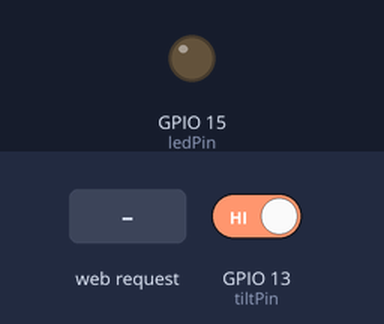
Bench run of a sketch on a simulated ESP8266 (NodeMCU). Parts: output pins drawn as LEDs (lit = HIGH). The inputs (shaded band) are chosen by the test bench; at power-on: GPIO 13 (tiltPin) HIGH. WiFi joins after 1.5 s; servers stay silent unless stated; what the sketch prints to the serial monitor is not drawn.

Above: at 2.7 s.
2.8 s: HTTP request GET /LED=ON received
At 4.0 s:
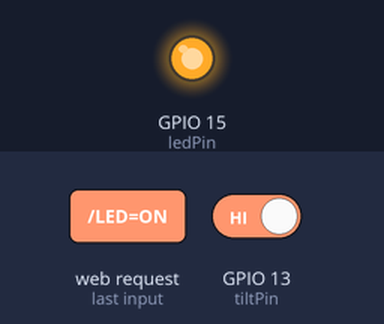
4.3 s: HTTP request GET /LED=OFF received
At 5.5 s:
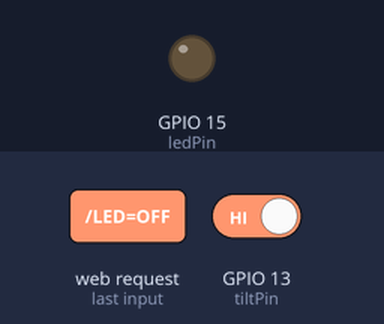
Timing chart, 0 to 7.3 s (numbered marks = the images above; inputs shaded):
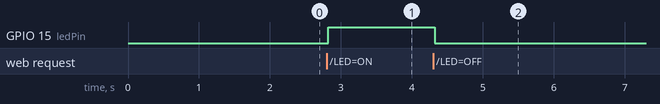

The sketch:

02-connect-wifi.ino
```cpp
#include <ESP8266WiFi.h>

const char* ssid = "SSID";
const char* password = "PASSWORD";

int ledPin = 15; // D8 -> GPIO15
int tiltPin = 13; // D7 -> GPIO13

bool is_tilt = false;
bool is_led_switch_on = false;
int tiltState = 0;

WiFiServer server(80);

void setup() {
  Serial.begin(115200);
  delay(10);

  pinMode(ledPin, OUTPUT);
  pinMode(tiltPin, INPUT);
  digitalWrite(ledPin, LOW);
  digitalWrite(tiltPin, HIGH);

  // Connect to WiFi network
  Serial.println();
  Serial.println();
  Serial.print("Connecting to ");
  Serial.println(ssid);

  WiFi.begin(ssid, password);

  while (WiFi.status() != WL_CONNECTED) {
    delay(500);
    Serial.print(".");
  }
  Serial.println("");
  Serial.println("WiFi connected");

  // Start the server
  server.begin();
  Serial.println("Server started");

  // Print the IP address
  Serial.print("Use this URL to connect: ");
  Serial.print("http://");
  Serial.print(WiFi.localIP());
  Serial.println("/");
}

void handleTiltLed() {
  if (is_tilt) {
    return digitalWrite(ledPin, LOW);
  }

  return digitalWrite(ledPin, is_led_switch_on ? HIGH : LOW);
}

void loop() {
  // HANLDE TILT
  is_tilt = !digitalRead(tiltPin);

  Serial.print("is tilted: ");
  Serial.println(is_tilt);

  //Serial.print("led switch on: ");
  //Serial.println(is_led_switch_on);

  handleTiltLed();
  delay(100);
  // END TILT

  // Check if a client has connected
  WiFiClient client = server.available();
  if (!client) {
    return;
  }

  // Wait until the client sends some data
  Serial.println("new client");
  while(!client.available()){
    delay(1);
  }

  // Read the first line of the request
  String request = client.readStringUntil('\r');
  Serial.println(request);
  client.flush();

  // Match the request

  if (request.indexOf("/LED=ON") != -1)  {
    is_led_switch_on = true;
  }
  if (request.indexOf("/LED=OFF") != -1)  {
    is_led_switch_on = false;
  }

// Set ledPin according to the request
//digitalWrite(ledPin, value);

  // Return the response
  client.println("HTTP/1.1 200 OK");
  client.println("Content-Type: text/html");
  client.println(""); //  do not forget this one
  client.println("<!DOCTYPE HTML>");
  client.println("<html>");

  client.print("Led pin is now: ");

  if(is_led_switch_on == HIGH) {
    client.print("On");
  } else {
    client.print("Off");
  }
  client.println("<br><br>");
  client.println("<a href=\"/LED=ON\"\"><button>Turn On </button></a>");
  client.println("<a href=\"/LED=OFF\"\"><button>Turn Off </button></a><br />");
  client.println("</html>");

  delay(1);
  Serial.println("Client disonnected");
  Serial.println("");

}
```

Measured:
- after the input at 2.8 s, GPIO 15 (ledPin): LOW → HIGH at once
- after the input at 4.3 s, GPIO 15 (ledPin): HIGH → LOW at once
